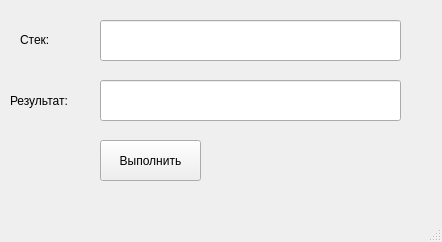
<?xml version="1.0" encoding="UTF-8"?>
<ui version="4.0">
 <class>MainWindow</class>
 <widget class="QMainWindow" name="MainWindow">
  <property name="geometry">
   <rect>
    <x>0</x>
    <y>0</y>
    <width>442</width>
    <height>242</height>
   </rect>
  </property>
  <property name="windowTitle">
   <string>MainWindow</string>
  </property>
  <widget class="QWidget" name="centralwidget">
   <widget class="QLineEdit" name="lineEdit">
    <property name="geometry">
     <rect>
      <x>100</x>
      <y>20</y>
      <width>301</width>
      <height>41</height>
     </rect>
    </property>
   </widget>
   <widget class="QLineEdit" name="lineEdit_2">
    <property name="geometry">
     <rect>
      <x>100</x>
      <y>80</y>
      <width>301</width>
      <height>41</height>
     </rect>
    </property>
   </widget>
   <widget class="QPushButton" name="pushButton">
    <property name="geometry">
     <rect>
      <x>100</x>
      <y>140</y>
      <width>101</width>
      <height>41</height>
     </rect>
    </property>
    <property name="text">
     <string>Выполнить</string>
    </property>
   </widget>
   <widget class="QLabel" name="label">
    <property name="geometry">
     <rect>
      <x>20</x>
      <y>30</y>
      <width>63</width>
      <height>20</height>
     </rect>
    </property>
    <property name="text">
     <string>Стек: </string>
    </property>
   </widget>
   <widget class="QLabel" name="label_2">
    <property name="geometry">
     <rect>
      <x>10</x>
      <y>90</y>
      <width>91</width>
      <height>21</height>
     </rect>
    </property>
    <property name="text">
     <string>Результат:</string>
    </property>
   </widget>
  </widget>
  <widget class="QMenuBar" name="menubar">
   <property name="geometry">
    <rect>
     <x>0</x>
     <y>0</y>
     <width>442</width>
     <height>25</height>
    </rect>
   </property>
  </widget>
  <widget class="QStatusBar" name="statusbar"/>
 </widget>
 <resources/>
 <connections/>
</ui>
